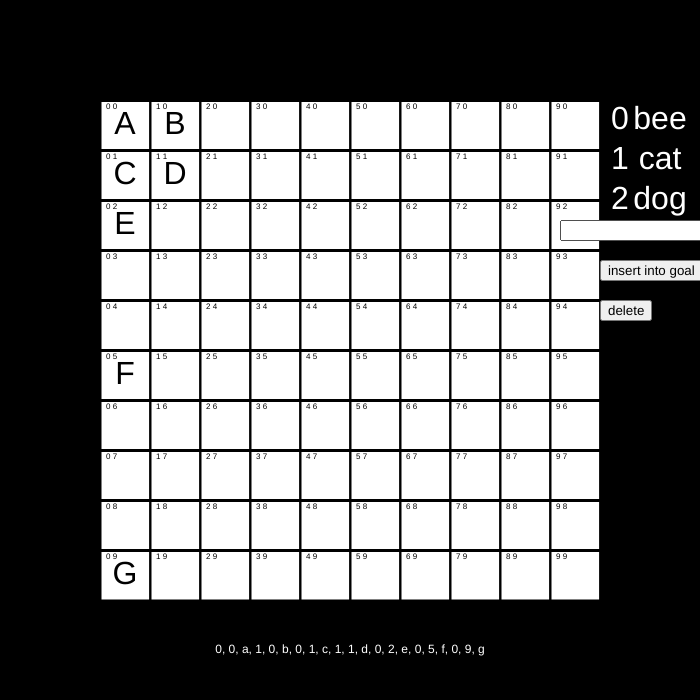
Frame 1 (no input)
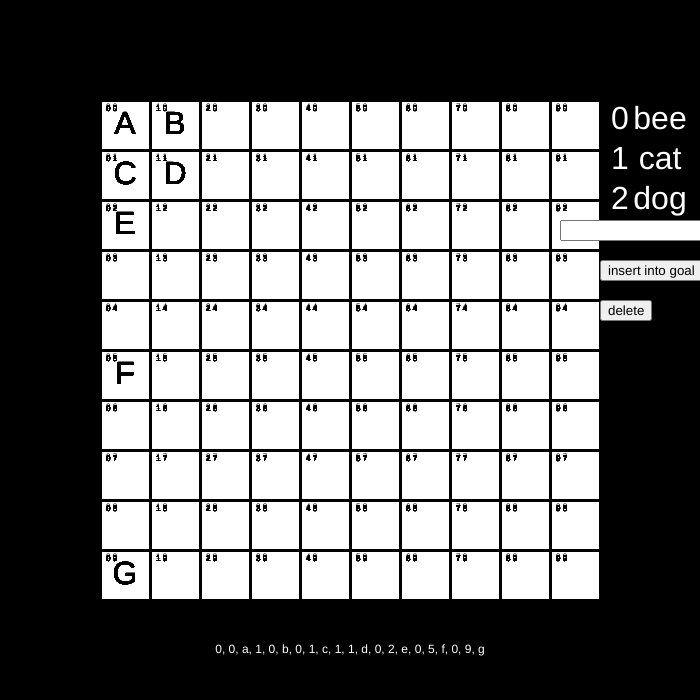
Frame 60 (no input)
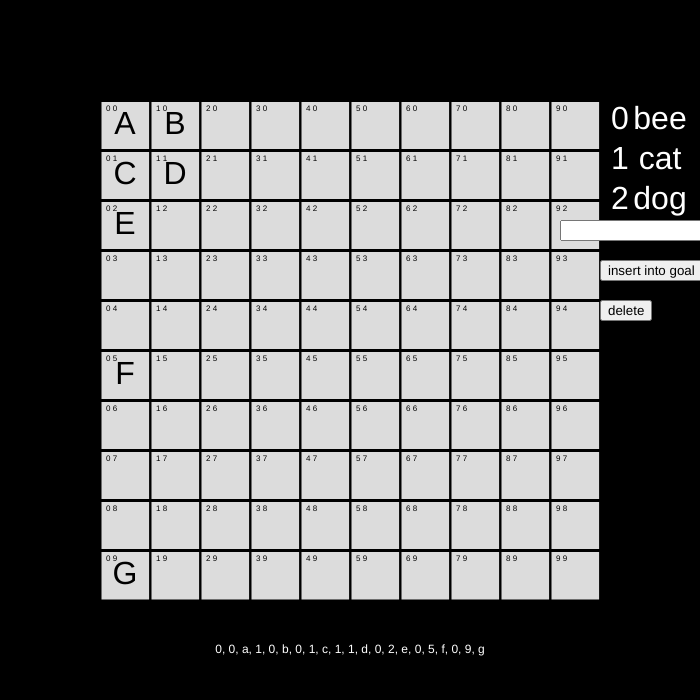
Frame 120 (the mouse pressed at the canvas centre since frame 60)

The p5.js sketch that drew these frames (run headless with seeded random() and noise() and a simulated clock; from frame 60 on, the mouse is pressed at the canvas centre):

// p5.js sketch
// ── sketch.js
//GRID VARS
//grid box size
let boxSize = 50;

//the length of the grid
let xGridAmount = 10
let yGridAmount = 10

//the holds the cords for selected boxs
let recX = 0;
let recY = 0;


//MOUSE VARS
//stores if user clicked
let clicked = false;


//CANVAS VARS
//A allows the canvase to be referenced
let canvas;
let border = 100

//gets sketch size
let xSketchSize = (boxSize * xGridAmount) + border * 2
let ySketchSize = (boxSize * yGridAmount) + border * 2


//CROSSWORD
//string that holds the placed in letters
let letters = "0, 0, a, 1, 0, b, 0, 1, c, 1, 1, d, 0, 2, e, 0, 5, f, 0, 9, g"
let goal = ["bee", "cat", "dog"]
let inputBox 
let deleteBut
let insertBut

//draws once at start
function setup() 
{
  //draws sketch
  canvas = createCanvas(xSketchSize, ySketchSize);
  canvas.position(100, 100);
  inputBox = createInput('');
  deleteBut = createButton('delete')
  insertBut = createButton('insert into goal')
}

//draws every frame
function draw() 
{
  //moves the text over to the left
  textAlign(LEFT);

  //highlights a boxs if the mouse is over it or clicked
  if (mouseX >= (0 + border) && mouseX <= (width - border) && mouseY >= (0 + border) && mouseY <= (height - border))
  {
    //refreshs the background
    background(220);

    //checks if clicked of just hovering over
    if (clicked == false)
    {
      fill(200);
    }
    else
    {
      fill(150);
    }

    //draws the square to darken
    rect(recX * boxSize, recY * boxSize, boxSize, boxSize);
  }

  //outlines the grids
  fill(0);
  for(x = 0; x < xGridAmount; x++)
  {
    //draws the xAxis outlines
    rect(x * boxSize + border, 0 + border, 1, yGridAmount * boxSize);

    //detects which x grid the mouse is hovering over
    if (Math.trunc(((mouseX - border) / boxSize)) == x && clicked == false)
    {
      recX = x + (border / boxSize);
    }

    for(y = 0; y < yGridAmount; y++)
    {
      //draws the yAxis outlines
      rect(0 + border, y * boxSize + border, xGridAmount * boxSize, 1);

      //detects which y grid the mouse is hovering over
      if (Math.trunc((mouseY - border) / boxSize) == y && clicked == false)
      {
        recY = y + (border / boxSize);
      }

      //draws the grid number in to their grid
      fill(0);
      textSize(8);
      text(x + " " + y, x * boxSize + 6 + border, y * boxSize + 9 + border)
    }
  }

  workFiller();
  puzzleKey();

  textSize(12);
  text(letters, width / 2, height - border / 2)

  if (clicked)
  {
    if ((keyCode >= 65 && keyCode <= 90) || (keyCode >= 97 && keyCode <= 122))
    {
      addToGrid()
    }
  }
}

function addToGrid()
{
  console.log(String(recX - 2,),", ", String(recY - 2),", ", String.fromCharCode(keyCode))
  clicked = false
}

//checks to see if the user has clicked
function mousePressed()
{
  if (mouseX >= (0 + border) && mouseX <= (width - border) && mouseY >= (0 + border) && mouseY <= (height - border))
  {
    if (clicked == false)
    {
      clicked = true;
    }
    else
    {
      clicked = false;
    }
  }
}

//draws the border and the puzzle key
function puzzleKey()
{
  //creates borders
  fill(0)
  rect(0, 0, xSketchSize, border)
  rect(0, 0, border, ySketchSize)
  rect(width - border, 0, border, ySketchSize)
  rect(0, height - border, xSketchSize, border)

  //draws currently assign goal
  fill(255);
  textSize(32);
  textAlign(CENTER, CENTER);  
  for(i = 0; i < goal.length; i++)
  {
    text(i, width - border + 20, border + i * 40 + 20)
    text(goal[i], width - border + 40 + 20, border + i * 40 + 20)
  }
 
  //draws the input and delete from goal inputs
  inputBox.position(width - border + 40 + 20, border + goal.length * 40 + 100);
  insertBut.position(width, border + (goal.length + 1) * 40 + 100);
  deleteBut.position(width, border + (goal.length + 2) * 40 + 100);

  //inserts if text box not empty
  if (inputBox.value() != "" && inputBox.value() != null)
  {
    insertBut.mousePressed(addToGoal)
  }  
}

//adds a new goal
function addToGoal()
{
  append(goal, inputBox.value())
}

//inserts the users letters
function workFiller()
{  
  //goes through the storage string to grab the letters and their cords
  for(i = 0; i < countOccurrences(letters, ', ') / 3; i++)
  {
    let z = i * 3
    textSize(32);
    textAlign(CENTER, CENTER);
    text(letters.split(', ')[2 + z].toUpperCase(), 
    Math.floor(letters.split(', ')[0 + z]) * (boxSize) + (boxSize / 2) + border, 
    Math.floor(letters.split(', ')[1 + z]) * (boxSize) + (boxSize / 2) + border)
  }
}

function countOccurrences(string, subString) {
  // Escape special characters in the subString to avoid regex interpretation
  const escapedSubString = subString.replace(/[.*+?^${}()|[\]\\]/g, '\\$&');
  // Create a regular expression with the escaped subString and the global flag
  const regex = new RegExp(escapedSubString, 'g');
  // Use match() to find all occurrences of the subString in the string
  const matches = string.match(regex);
  // Return the number of matches found
  return matches ? matches.length : 0;
}
// ── style.css
html, body {
  margin: 0;
  padding: 0;
  text-wrap: wrap;
}

canvas {
  display: block;
}
